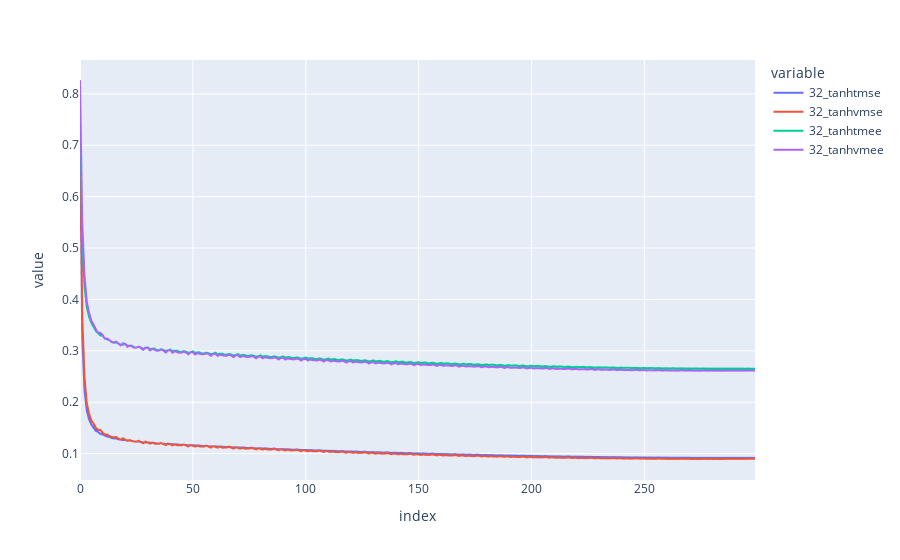

This figure's notebook cell:
### Code cell
dic_list = []
for dummy in interesting_model:
    dic = {}
    dic[dummy['top_name'] + 'tmse'] = dummy['stats']['training_mean_squared_error']
    dic[dummy['top_name'] + 'vmse'] = dummy['stats']['validation_mean_squared_error']
    dic[dummy['top_name'] + 'tmee'] = dummy['stats']['training_mean_euclidean_error']
    dic[dummy['top_name'] + 'vmee'] = dummy['stats']['validation_mean_euclidean_error']
    dic_list.append(pd.DataFrame(dic))
    
for i in dic_list:
    fig = px.line(i)
    fig.show()

### Figure 1 — Plotly figure (JSON) as saved in the notebook; plotly's stock layout.template omitted (floating-point values rounded to 4 significant figures; data arrays with more than 128 entries replaced by an {"elided": "..."} marker saying what was removed)
{"data": [{"hovertemplate": "variable=32_tanhtmse<br>index=%{x}<br>value=%{y}<extra></extra>", "legendgroup": "32_tanhtmse", "line": {"color": "#636efa", "dash": "solid"}, "marker": {"symbol": "circle"}, "mode": "lines", "name": "32_tanhtmse", "showlegend": true, "type": "scattergl", "x": {"elided": "300 int values"}, "xaxis": "x", "y": {"elided": "300 float values"}, "yaxis": "y"}, {"hovertemplate": "variable=32_tanhvmse<br>index=%{x}<br>value=%{y}<extra></extra>", "legendgroup": "32_tanhvmse", "line": {"color": "#EF553B", "dash": "solid"}, "marker": {"symbol": "circle"}, "mode": "lines", "name": "32_tanhvmse", "showlegend": true, "type": "scattergl", "x": {"elided": "300 int values"}, "xaxis": "x", "y": {"elided": "300 float values"}, "yaxis": "y"}, {"hovertemplate": "variable=32_tanhtmee<br>index=%{x}<br>value=%{y}<extra></extra>", "legendgroup": "32_tanhtmee", "line": {"color": "#00cc96", "dash": "solid"}, "marker": {"symbol": "circle"}, "mode": "lines", "name": "32_tanhtmee", "showlegend": true, "type": "scattergl", "x": {"elided": "300 int values"}, "xaxis": "x", "y": {"elided": "300 float values"}, "yaxis": "y"}, {"hovertemplate": "variable=32_tanhvmee<br>index=%{x}<br>value=%{y}<extra></extra>", "legendgroup": "32_tanhvmee", "line": {"color": "#ab63fa", "dash": "solid"}, "marker": {"symbol": "circle"}, "mode": "lines", "name": "32_tanhvmee", "showlegend": true, "type": "scattergl", "x": {"elided": "300 int values"}, "xaxis": "x", "y": {"elided": "300 float values"}, "yaxis": "y"}], "layout": {"legend": {"title": {"text": "variable"}, "tracegroupgap": 0}, "margin": {"t": 60}, "xaxis": {"anchor": "y", "domain": [0, 1], "title": {"text": "index"}}, "yaxis": {"anchor": "x", "domain": [0, 1], "title": {"text": "value"}}}}
